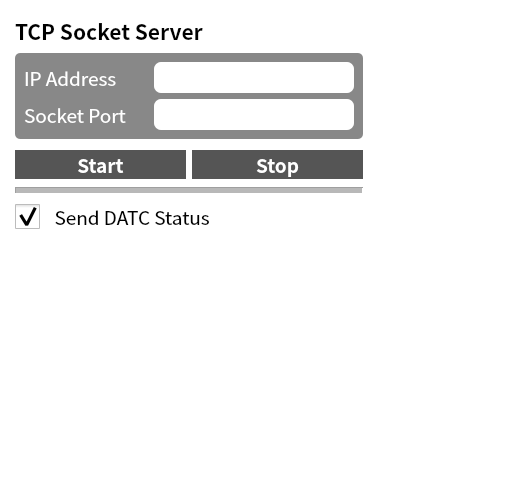
<?xml version="1.0" encoding="UTF-8"?>
<ui version="4.0">
 <class>TcpForm</class>
 <widget class="QWidget" name="TcpForm">
  <property name="geometry">
   <rect>
    <x>0</x>
    <y>0</y>
    <width>528</width>
    <height>490</height>
   </rect>
  </property>
  <property name="windowTitle">
   <string>Form</string>
  </property>
  <property name="styleSheet">
   <string notr="true">#TcpForm{
	background-color:#FFFFFF;
}

#frame{
	background-color:#888888;
	border-radius:5px;
}

#label_1{
	color:#FFFFFF;
}

#label_2{
	color:#FFFFFF;
}

#pushButton_tcp_start{
	background-color:#555555;
	color:#FFFFFF;
	border-top-left-radius:20px;
	border-bottom-left-radius:20px;
}

#pushButton_tcp_stop{
	background-color:#555555;
	color:#FFFFFF;
	border-top-right-radius:20px;
	border-bottom-right-radius:20px;
}

QCheckBox::indicator{
	width:25px; 
	height:25px;
}

QLineEdit{
	border-radius:7px;
}</string>
  </property>
  <layout class="QGridLayout" name="gridLayout">
   <property name="leftMargin">
    <number>15</number>
   </property>
   <property name="topMargin">
    <number>15</number>
   </property>
   <item row="0" column="0">
    <layout class="QVBoxLayout" name="verticalLayout">
     <item>
      <widget class="QLabel" name="label">
       <property name="font">
        <font>
         <family>Noto Sans CJK HK</family>
         <pointsize>16</pointsize>
         <weight>75</weight>
         <bold>true</bold>
        </font>
       </property>
       <property name="text">
        <string>TCP Socket Server</string>
       </property>
      </widget>
     </item>
     <item>
      <widget class="QFrame" name="frame">
       <property name="frameShape">
        <enum>QFrame::StyledPanel</enum>
       </property>
       <property name="frameShadow">
        <enum>QFrame::Raised</enum>
       </property>
       <layout class="QGridLayout" name="gridLayout_2">
        <item row="0" column="0">
         <widget class="QLabel" name="label_1">
          <property name="palette">
           <palette>
            <active>
             <colorrole role="WindowText">
              <brush brushstyle="SolidPattern">
               <color alpha="255">
                <red>255</red>
                <green>255</green>
                <blue>255</blue>
               </color>
              </brush>
             </colorrole>
             <colorrole role="Text">
              <brush brushstyle="SolidPattern">
               <color alpha="255">
                <red>255</red>
                <green>255</green>
                <blue>255</blue>
               </color>
              </brush>
             </colorrole>
             <colorrole role="ButtonText">
              <brush brushstyle="SolidPattern">
               <color alpha="255">
                <red>255</red>
                <green>255</green>
                <blue>255</blue>
               </color>
              </brush>
             </colorrole>
             <colorrole role="PlaceholderText">
              <brush brushstyle="SolidPattern">
               <color alpha="255">
                <red>255</red>
                <green>255</green>
                <blue>255</blue>
               </color>
              </brush>
             </colorrole>
            </active>
            <inactive>
             <colorrole role="WindowText">
              <brush brushstyle="SolidPattern">
               <color alpha="255">
                <red>255</red>
                <green>255</green>
                <blue>255</blue>
               </color>
              </brush>
             </colorrole>
             <colorrole role="Text">
              <brush brushstyle="SolidPattern">
               <color alpha="255">
                <red>255</red>
                <green>255</green>
                <blue>255</blue>
               </color>
              </brush>
             </colorrole>
             <colorrole role="ButtonText">
              <brush brushstyle="SolidPattern">
               <color alpha="255">
                <red>255</red>
                <green>255</green>
                <blue>255</blue>
               </color>
              </brush>
             </colorrole>
             <colorrole role="PlaceholderText">
              <brush brushstyle="SolidPattern">
               <color alpha="255">
                <red>255</red>
                <green>255</green>
                <blue>255</blue>
               </color>
              </brush>
             </colorrole>
            </inactive>
            <disabled>
             <colorrole role="WindowText">
              <brush brushstyle="SolidPattern">
               <color alpha="255">
                <red>255</red>
                <green>255</green>
                <blue>255</blue>
               </color>
              </brush>
             </colorrole>
             <colorrole role="Text">
              <brush brushstyle="SolidPattern">
               <color alpha="255">
                <red>255</red>
                <green>255</green>
                <blue>255</blue>
               </color>
              </brush>
             </colorrole>
             <colorrole role="ButtonText">
              <brush brushstyle="SolidPattern">
               <color alpha="255">
                <red>255</red>
                <green>255</green>
                <blue>255</blue>
               </color>
              </brush>
             </colorrole>
             <colorrole role="PlaceholderText">
              <brush brushstyle="SolidPattern">
               <color alpha="255">
                <red>255</red>
                <green>255</green>
                <blue>255</blue>
               </color>
              </brush>
             </colorrole>
            </disabled>
           </palette>
          </property>
          <property name="font">
           <font>
            <family>Noto Sans CJK HK</family>
            <pointsize>14</pointsize>
           </font>
          </property>
          <property name="text">
           <string>IP Address</string>
          </property>
         </widget>
        </item>
        <item row="0" column="1">
         <widget class="QLineEdit" name="lineEdit_tcp_addr">
          <property name="enabled">
           <bool>false</bool>
          </property>
          <property name="minimumSize">
           <size>
            <width>200</width>
            <height>0</height>
           </size>
          </property>
          <property name="font">
           <font>
            <family>Noto Sans CJK HK</family>
            <pointsize>14</pointsize>
           </font>
          </property>
          <property name="alignment">
           <set>Qt::AlignCenter</set>
          </property>
         </widget>
        </item>
        <item row="1" column="0">
         <widget class="QLabel" name="label_2">
          <property name="palette">
           <palette>
            <active>
             <colorrole role="WindowText">
              <brush brushstyle="SolidPattern">
               <color alpha="255">
                <red>255</red>
                <green>255</green>
                <blue>255</blue>
               </color>
              </brush>
             </colorrole>
             <colorrole role="Text">
              <brush brushstyle="SolidPattern">
               <color alpha="255">
                <red>255</red>
                <green>255</green>
                <blue>255</blue>
               </color>
              </brush>
             </colorrole>
             <colorrole role="ButtonText">
              <brush brushstyle="SolidPattern">
               <color alpha="255">
                <red>255</red>
                <green>255</green>
                <blue>255</blue>
               </color>
              </brush>
             </colorrole>
             <colorrole role="PlaceholderText">
              <brush brushstyle="SolidPattern">
               <color alpha="255">
                <red>255</red>
                <green>255</green>
                <blue>255</blue>
               </color>
              </brush>
             </colorrole>
            </active>
            <inactive>
             <colorrole role="WindowText">
              <brush brushstyle="SolidPattern">
               <color alpha="255">
                <red>255</red>
                <green>255</green>
                <blue>255</blue>
               </color>
              </brush>
             </colorrole>
             <colorrole role="Text">
              <brush brushstyle="SolidPattern">
               <color alpha="255">
                <red>255</red>
                <green>255</green>
                <blue>255</blue>
               </color>
              </brush>
             </colorrole>
             <colorrole role="ButtonText">
              <brush brushstyle="SolidPattern">
               <color alpha="255">
                <red>255</red>
                <green>255</green>
                <blue>255</blue>
               </color>
              </brush>
             </colorrole>
             <colorrole role="PlaceholderText">
              <brush brushstyle="SolidPattern">
               <color alpha="255">
                <red>255</red>
                <green>255</green>
                <blue>255</blue>
               </color>
              </brush>
             </colorrole>
            </inactive>
            <disabled>
             <colorrole role="WindowText">
              <brush brushstyle="SolidPattern">
               <color alpha="255">
                <red>255</red>
                <green>255</green>
                <blue>255</blue>
               </color>
              </brush>
             </colorrole>
             <colorrole role="Text">
              <brush brushstyle="SolidPattern">
               <color alpha="255">
                <red>255</red>
                <green>255</green>
                <blue>255</blue>
               </color>
              </brush>
             </colorrole>
             <colorrole role="ButtonText">
              <brush brushstyle="SolidPattern">
               <color alpha="255">
                <red>255</red>
                <green>255</green>
                <blue>255</blue>
               </color>
              </brush>
             </colorrole>
             <colorrole role="PlaceholderText">
              <brush brushstyle="SolidPattern">
               <color alpha="255">
                <red>255</red>
                <green>255</green>
                <blue>255</blue>
               </color>
              </brush>
             </colorrole>
            </disabled>
           </palette>
          </property>
          <property name="font">
           <font>
            <family>Noto Sans CJK HK</family>
            <pointsize>14</pointsize>
           </font>
          </property>
          <property name="text">
           <string>Socket Port     </string>
          </property>
         </widget>
        </item>
        <item row="1" column="1">
         <widget class="QLineEdit" name="lineEdit_tcp_port">
          <property name="minimumSize">
           <size>
            <width>200</width>
            <height>0</height>
           </size>
          </property>
          <property name="font">
           <font>
            <family>Noto Sans CJK HK</family>
            <pointsize>14</pointsize>
           </font>
          </property>
          <property name="maxLength">
           <number>6</number>
          </property>
          <property name="alignment">
           <set>Qt::AlignCenter</set>
          </property>
         </widget>
        </item>
       </layout>
      </widget>
     </item>
     <item>
      <spacer name="verticalSpacer_2">
       <property name="orientation">
        <enum>Qt::Vertical</enum>
       </property>
       <property name="sizeType">
        <enum>QSizePolicy::Maximum</enum>
       </property>
       <property name="sizeHint" stdset="0">
        <size>
         <width>20</width>
         <height>5</height>
        </size>
       </property>
      </spacer>
     </item>
     <item>
      <layout class="QHBoxLayout" name="horizontalLayout">
       <item>
        <widget class="QPushButton" name="pushButton_tcp_start">
         <property name="font">
          <font>
           <family>Noto Sans CJK HK</family>
           <pointsize>14</pointsize>
           <weight>75</weight>
           <bold>true</bold>
          </font>
         </property>
         <property name="text">
          <string>Start</string>
         </property>
        </widget>
       </item>
       <item>
        <widget class="QPushButton" name="pushButton_tcp_stop">
         <property name="font">
          <font>
           <family>Noto Sans CJK HK</family>
           <pointsize>14</pointsize>
           <weight>75</weight>
           <bold>true</bold>
          </font>
         </property>
         <property name="text">
          <string>Stop</string>
         </property>
        </widget>
       </item>
      </layout>
     </item>
     <item>
      <widget class="Line" name="line">
       <property name="minimumSize">
        <size>
         <width>0</width>
         <height>10</height>
        </size>
       </property>
       <property name="lineWidth">
        <number>1</number>
       </property>
       <property name="midLineWidth">
        <number>5</number>
       </property>
       <property name="orientation">
        <enum>Qt::Horizontal</enum>
       </property>
      </widget>
     </item>
     <item>
      <widget class="QCheckBox" name="checkBox_tcp_send_status">
       <property name="font">
        <font>
         <family>Noto Sans CJK HK</family>
         <pointsize>14</pointsize>
        </font>
       </property>
       <property name="text">
        <string>  Send DATC Status</string>
       </property>
       <property name="checked">
        <bool>true</bool>
       </property>
       <property name="tristate">
        <bool>false</bool>
       </property>
      </widget>
     </item>
     <item>
      <spacer name="verticalSpacer">
       <property name="orientation">
        <enum>Qt::Vertical</enum>
       </property>
       <property name="sizeHint" stdset="0">
        <size>
         <width>20</width>
         <height>40</height>
        </size>
       </property>
      </spacer>
     </item>
    </layout>
   </item>
   <item row="0" column="1">
    <spacer name="horizontalSpacer">
     <property name="orientation">
      <enum>Qt::Horizontal</enum>
     </property>
     <property name="sizeHint" stdset="0">
      <size>
       <width>76</width>
       <height>20</height>
      </size>
     </property>
    </spacer>
   </item>
  </layout>
 </widget>
 <resources/>
 <connections/>
</ui>
